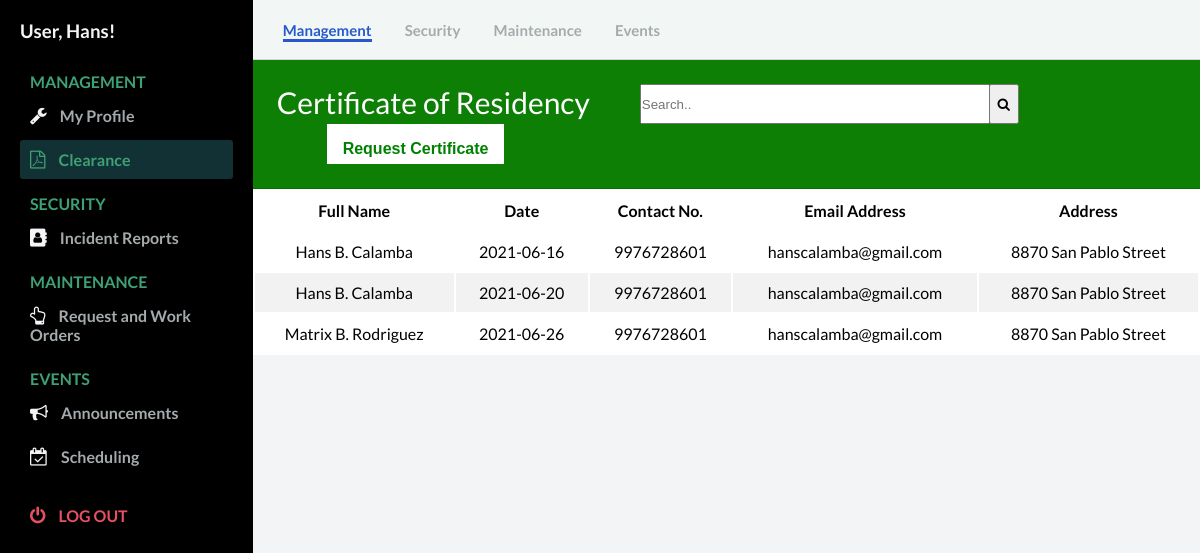
The page /user/residency.php (signed in) on the database its author committed.
### tables this page shows
CREATE TABLE `clearance` (
  `id` int(11) NOT NULL,
  `user_id` int(10) NOT NULL,
  `fullname` varchar(64) NOT NULL,
  `date` varchar(20) NOT NULL,
  `contact` bigint(11) NOT NULL,
  `email` varchar(100) NOT NULL,
  `adds` varchar(100) NOT NULL
);

CREATE TABLE `users` (
  `id` int(11) NOT NULL,
  `user_id` bigint(20) NOT NULL,
  `image` varchar(200) NOT NULL,
  `firstname` text NOT NULL,
  `lastname` text NOT NULL,
  `username` varchar(50) NOT NULL,
  `password` varchar(50) NOT NULL,
  `address` varchar(100) NOT NULL,
  `gender` text NOT NULL,
  `bday` varchar(50) NOT NULL,
  `email` varchar(100) NOT NULL,
  `contact` bigint(11) NOT NULL
);

### user/controllers/function.php (called while the page is built, shortened)
<?php
function check_login($conn) {
	if(isset($_SESSION['user_id'])) {
		$id = $_SESSION['user_id'];
		$query = "SELECT * FROM users WHERE user_id = '$id' limit 1";
		$result = mysqli_query($conn, $query);
		if($result && mysqli_num_rows($result) > 0) {
			$user_data = mysqli_fetch_assoc($result);
			return $user_data;
		}
	}
	die;
}

### user/residency.php (the view, shortened to what this page needs)
<?php
  include("config/connection.php");
  include("controllers/function.php");
  $user_data = check_login($conn);
?>
<!DOCTYPE html>
<html lang="en">
  <head>
    <link rel="stylesheet" href="https://stackpath.bootstrapcdn.com/font-awesome/4.7.0/css/font-awesome.min.css"/>
    <link rel="stylesheet" href="css/style_user.css" />
  </head>
  <body id="body">
    <div class="container">
      <nav class="navbar">
        <div class="navbar__left">
          <a class="active_link" href="User_profile.php">Management</a>
          <a href="visitors_record.php">Security</a>
          <a href="work_order.php">Maintenance</a>
          <a href="announcement.php">Events</a>
        </div>
      </nav>
      <main>
        <div class="table_contadiner">
          <div class="card-header" id="user">
            <p style="float: left; font-size: 30px;">Certificate of Residency</p>
            <form  action="#" style=" float: left;">
              <input type="search" placeholder="Search.." name="search2" id="myInput" style="width: 350px; height: 40px; margin-left: 50px;">
             <button type="submit" style="margin-left: -5px; height: 40px; width: 30px;"><i class="fa fa-search"></i></button>
            </form>
          <button id="myBtn" class="btn_action"><b>Request Certificate</b></button>
          </div>
            <table id="user" style="background-color: white; width: 100%;">
            <thead>
              <tr>
                <th><b>Full Name</b></b></th>
                <th><b>Date</b></th>
                <th><b>Contact No.</b></th>
                <th><b>Email Address</b></th>
                <th><b>Address</b></th>
              </tr>
            </thead>
            <tbody id="myTable">
            <?php
                    $conn = mysqli_connect('remotemysql.com', 'J5BJ2ZlQGm', 'FYAvWP4mmz', 'J5BJ2ZlQGm');
                    $squery = mysqli_query($conn, "SELECT * FROM clearance p left join users r on r.id = p.user_id WHERE r.id = ".$user_data['id']." ");
                     if(mysqli_num_rows($squery) > 0)
                      {
                      while($row = mysqli_fetch_array($squery))
                      {
                       echo '
                          <tr>
                              <td>'.$row['fullname'].'</td>
                              <td>'.$row['date'].'</td>
                              <td>'.$row['contact'].'</td>
                              <td>'.$row['email'].'</td>
                              <td>'.$row['adds'].'</td>
                          </tr>
                          ';
                          }
                      }
                      else{
                        echo '
                          <tr>
                            <td colspan="5" style="text-align: center;">No record found</td>
                          </tr>
                          ';
                      }
            ?>
          </table>
        </div>
      </main>
 <div id="sidebar">
        <div class="sidebar__title">
            <h3>User, <?php echo $user_data['firstname']; ?>!</h3>
        </div>
        <div class="sidebar__menu">
          <h2>MANAGEMENT</h2>
          <div class="sidebar__link">
            <i class="fa fa-wrench"></i>
            <a href="User_profile.php">My Profile</a>
          </div>
          <div class="sidebar__link active_menu_link">
            <i class="fa fa-file-pdf-o"></i>
            <a href="residency.php">Clearance</a>
          </div>
          <h2>SECURITY</h2>
          <div class="sidebar__link">
            <i class="fa fa-address-book"></i>
            <a href="incident_record.php">Incident Reports</a>
          </div>
          <h2>MAINTENANCE</h2>
          <div class="sidebar__link ">
            <i class="fa fa-hand-o-up"></i>
            <a href="work_order.php">Request and Work Orders</a>
          </div>
          <h2>EVENTS</h2>
          <div class="sidebar__link ">
            <i class="fa fa-bullhorn"></i>
            <a href="announcement.php">Announcements</a>
          </div>
          <div class="sidebar__link">
            <i class="fa fa-calendar-check-o"></i>
            <a href="Scheduling.php">Scheduling</a>
          </div>
          <div class="sidebar__logout">
            <i class="fa fa-power-off"></i>
            <a href="logout.php">Log out</a>
          </div>
      </div>
    </div>
  </body>
</html>

### user/css/style_user.css (style rules this page uses)
* { margin: 0; padding: 0; }
body { font-family: 'Lato', sans-serif; box-sizing: border-box; }
.container { display: grid; height: 100vh; grid-template-columns: 0.8fr 1fr 1fr 1fr; grid-template-rows: 0.2fr 3fr; grid-template-areas: "sidebar nav nav nav" "sidebar main main main" }
.navbar { background: #f2f7f5; grid-area: nav; height: 60px; display: flex; align-items: center; justify-content: space-between; padding: 0 30px 0 30px; border-bottom: 1px solid lightgray; }
.navbar__left > a { margin-right: 30px; text-decoration: none; color: #a5aaad; font-size: 15px; font-weight: 700; }
.navbar__left .active_link { color: #265acc; border-bottom: 3px solid #265acc; padding-bottom: 12 px; }
main { background: #f3f4f6; grid-area: main; overflow-y: auto; }
#sidebar { background: #000000; grid-area: sidebar; overflow-y: auto; padding: 20px; -webkit-transition: all 0.5s; transition: all 0.5s; }
.sidebar__title { display:flex; justify-content: space-between; align-items: center; color: #f3f4f6; margin-bottom: 30px; }
.sidebar__menu > h2 { color: #3ea175; font-size: 16px; margin-top: 15px; margin-bottom: 5px; padding: 0 10px; font-weight: 700; }
.sidebar__link { color: #f3f4f6; padding: 10px; border-radius: 3px; margin-bottom: 5px; }
.active_menu_link { background: rgba(62, 161, 171,0.3); color: #3ea175; }
.active_menu_link a { color: #3ea175 !important; }
.sidebar__link > a { text-decoration: none; color: #a5aaad; font-weight: 700; }
.sidebar__link >i { margin-right: 10px; font-size: 18px; }
.sidebar__logout { margin-top: 20px; padding: 10px; color: #e65061; }
.sidebar__logout > a { text-decoration: none; color: #e65061; font-weight: 700; text-transform: uppercase; }
.sidebar__logout > i { margin-right: 10px; font-size: 18px; }
#user td, #user th { padding: 10px; text-align: center; }
#user tr:nth-child(even) { background-color: #f2f2f2; }
.card-header { padding: 1.50rem; margin-bottom: 0; background-color: #0D7F05; border-bottom: 1px solid rgba(0, 0, 0, 0.125); color: #ffffff; font-size: 20px; }
* { box-sizing: border-box; }
.btn_action { background-color: white; color: green; padding: 16px; font-size: 16px; border: none; outline: none; height: 40px; margin-left: 50px; cursor: pointer; }

### rows shown on the page
clearance: fullname "Hans B. Calamba", date "2021-06-16", user.contact "9976728601", user.email "hanscalamba@gmail.com", adds "8870 San Pablo Street"
clearance: fullname "Hans B. Calamba", date "2021-06-20", user.contact "9976728601", user.email "hanscalamba@gmail.com", adds "8870 San Pablo Street"
clearance: fullname "Matrix B. Rodriguez", date "2021-06-26", user.contact "9976728601", user.email "hanscalamba@gmail.com", adds "8870 San Pablo Street"
users: firstname "Hans"
